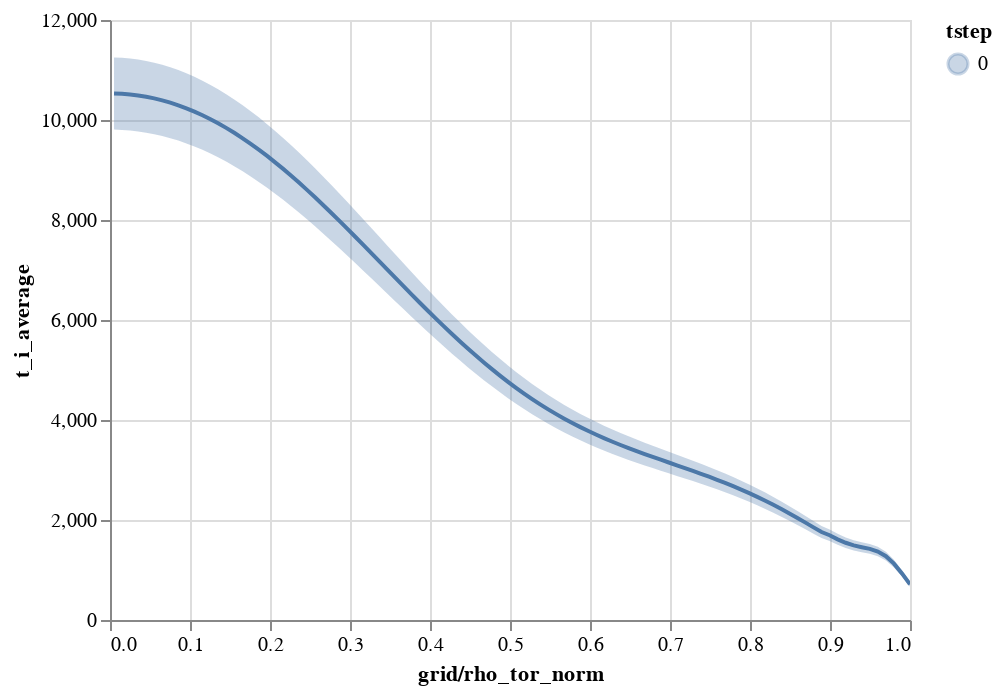

Source (notebook cell):
### Markdown cell above
Now that this is done, the data can be plotted using an error band.

### Code cell
from duqtools.api import alt_errorband_chart

chart = alt_errorband_chart(data, x=x_val, y=y_val)
chart

### Figure 1 — Vega-Lite specification as saved in the notebook (floating-point values rounded to 4 significant figures; data arrays with more than 128 entries replaced by an {"elided": "..."} marker saying what was removed)
{"config": {"view": {"continuousWidth": 400, "continuousHeight": 300}}, "layer": [{"mark": "line", "encoding": {"color": {"field": "tstep", "type": "nominal"}, "x": {"field": "grid/rho_tor_norm", "type": "quantitative"}, "y": {"aggregate": "mean", "field": "t_i_average", "type": "quantitative"}}, "selection": {"tstep": {"type": "single", "fields": ["tstep"], "bind": {"input": "range", "max": 1.0, "min": 0, "step": 1}, "init": {"tstep": 0}}, "selector002": {"type": "interval", "bind": "scales", "encodings": ["x", "y"]}}, "transform": [{"filter": {"selection": "tstep"}}]}, {"mark": {"type": "errorband", "extent": "stdev", "interpolate": "linear"}, "encoding": {"color": {"field": "tstep", "type": "nominal"}, "x": {"field": "grid/rho_tor_norm", "type": "quantitative"}, "y": {"field": "t_i_average", "type": "quantitative"}}, "selection": {"tstep": {"type": "single", "fields": ["tstep"], "bind": {"input": "range", "max": 1.0, "min": 0, "step": 1}, "init": {"tstep": 0}}, "selector003": {"type": "interval", "bind": "scales", "encodings": ["x", "y"]}}, "transform": [{"filter": {"selection": "tstep"}}]}], "data": {"name": "data-499d585c5a237b66b94d838d3ee86d2c"}, "$schema": "https://vega.github.io/schema/vega-lite/v4.17.0.json", "datasets": {"data-499d585c5a237b66b94d838d3ee86d2c": {"elided": "1000 records"}}}
